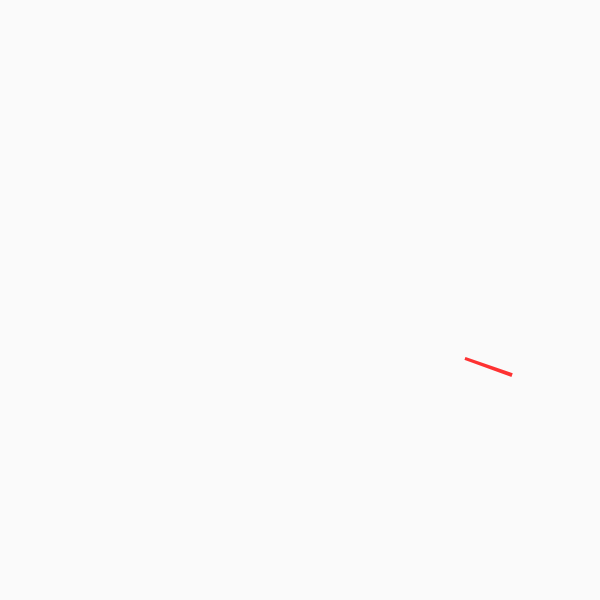
Frame 1 (no input)
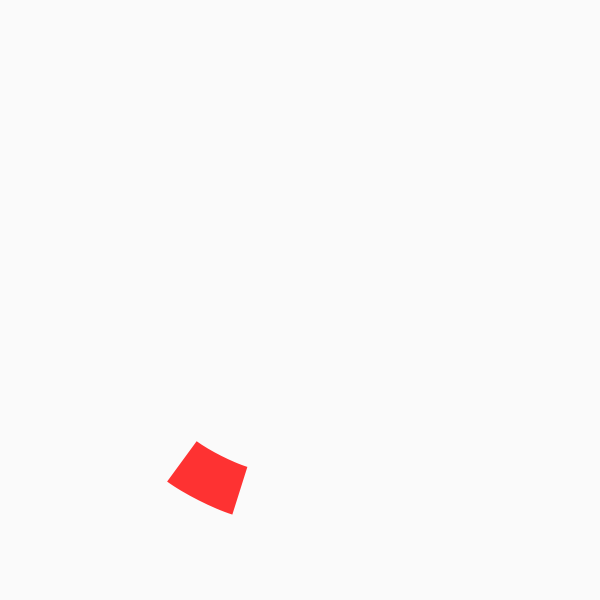
Frame 60 (the mouse pressed at the canvas centre just before this capture)
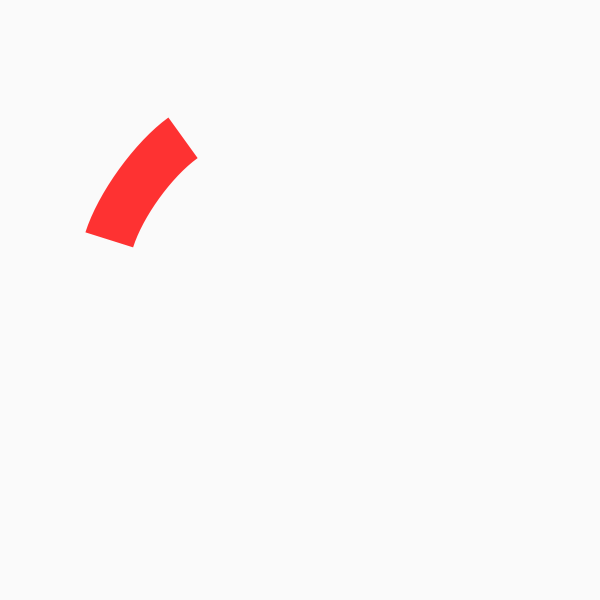
Frame 120 (the mouse held since frame 60 and released just before this capture)

The Processing sketch that drew these frames (run headless with seeded random() and noise(); from frame 60 on, the mouse is pressed at the canvas centre):

// Processing sketch: lines_bezier_arcs
// ── lines_bezier_arcs.pde
// Cubic bezier curves
//
// http://hansmuller-flex.blogspot.co.uk/2011/04/approximating-circular-arc-with-cubic.html
// http://hansmuller-flex.blogspot.co.uk/2011/10/more-about-approximating-circular-arcs.html
// http://ciechanowski.me/blog/2014/02/18/drawing-bezier-curves/

float EPSILON = 0.000001;  // Roughly 1/1000th of a degree, see below
float MAGIC_K = 0.5522847498;

class Curve {
  public float x1;
  public float y1;
  public float x2;
  public float y2;
  public float x3;
  public float y3;
  public float x4;
  public float y4;

  Curve (float _x1, float _y1, float _x2, float _y2, float _x3, float _y3,
         float _x4, float _y4) {
    x1 = _x1;
    y1 = _y1;
    x2 = _x2;
    y2 = _y2;
    x3 = _x3;
    y3 = _y3;
    x4 = _x4;
    y4 = _y4;
  }
}

Curve createSmallArc(float r, float a1, float a2) {
  // Compute all four points for an arc that subtends the same total angle
  // but is centered on the X-axis
  float a = (a2 - a1) / 2.0;
  float f = MAGIC_K * tan(a);

  float x4 = r * cos(a);
  float y4 = r * sin(a);
  float x1 = x4;
  float y1 = -y4;

  float x2 = x1 + f * y4;
  float y2 = y1 + f * x4;
  float x3 = x2;
  float y3 = -y2;

  // Find the arc points actual locations by computing x1, y1 and x4, y4
  // and rotating the control points by a + a1
  float ar = a + a1;
  float cosAr = cos(ar);
  float sinAr = sin(ar);

  return new Curve(
    r * cos(a1),
    r * sin(a1),
    x2 * cosAr - y2 * sinAr,
    x2 * sinAr + y2 * cosAr,
    x3 * cosAr - y3 * sinAr,
    x3 * sinAr + y3 * cosAr,
    r * cos(a2),
    r * sin(a2)
  );
}

ArrayList<Curve> createArc(float radius, float startAngle, float endAngle) {
  if (startAngle > endAngle) {
    float temp = startAngle;
    startAngle = endAngle;
    endAngle = temp;
  }

  // normalize startAngle, endAngle to [-2PI, 2PI]
  float sa = startAngle;
  float ea = endAngle;
  // float sa = startAngle % TWO_PI;
  // float ea = endAngle % TWO_PI;

  float totalAngle = min(TWO_PI, abs(ea - sa));
  if (totalAngle == 0 && endAngle > startAngle) {
    // Handle the case of exact circle
    totalAngle = TWO_PI;
  }

  // Compute the sequence of arc curves, up to PI/2 at a time. Total arc angle
  // is less than 2PI.
  float piOverTwo = PI / 2.0;
  float a1 = sa;
  float sgn = (sa < ea) ? 1 : -1;

  ArrayList<Curve> curves = new ArrayList<Curve>();
  while (totalAngle > EPSILON) {
   float a2 = a1 + sgn * min(totalAngle, piOverTwo);
   curves.add(createSmallArc(radius, a1, a2));
   totalAngle -= Math.abs(a2 - a1);
   a1 = a2;
  }

  return curves;
}

PVector getPointFromAngle(float radius, float angle) {
  PVector p = new PVector();
  p.x = radius * cos(angle);
  p.y = radius * sin(angle);
  return p;
}

class ArcSegment {
  ArrayList<Curve> inner;
  ArrayList<Curve> outer;

  void update (float radius, float size, float startAngle, float endAngle) {
    float h = size / 2;
    inner = createArc(radius - h, startAngle, endAngle);
    outer = createArc(radius + h, startAngle, endAngle);
  }

  void draw () {
    if (inner.size() == 0 && outer.size() == 0) {
      // Handle the case where start angle and end angle were exactly the same
      return;
    }

    beginShape();

    vertex(inner.get(0).x1, inner.get(0).y1);
    for (Curve c : outer) {
      vertex(c.x1, c.y1);
      bezierVertex(c.x2, c.y2, c.x3, c.y3, c.x4, c.y4);
    }

    for (int i = inner.size() - 1; i != -1; --i) {
      Curve c = inner.get(i);
      vertex(c.x4, c.y4);
      bezierVertex(c.x3, c.y3, c.x2, c.y2, c.x1, c.y1);
    }

    endShape();
  }
}

ArcSegment segment;
float START_ANGLE = radians(19);
float END_ANGLE = radians(20);
float RING_SIZE = 50;
float RADIUS_SIZE = 200;
float RAD_STEP = 0;
float RING_STEP = 0;

void setup() {
  size(600, 600);
  surface.setTitle("Bezier circular arcs");
  segment = new ArcSegment();
}

void draw() {
  background(250);
  // grid(6);

  pushMatrix();
  translate(width / 2, height / 2);

  /*
  // Draw the inner arc for testing
  stroke(50);
  noFill();
  arc(0, 0, 100, 100, START_ANGLE, END_ANGLE);

  // Draw the pie segment
  stroke(90);
  PVector s = getPointFromAngle(300, START_ANGLE);
  PVector e = getPointFromAngle(300, END_ANGLE);
  line(0, 0, s.x, s.y);
  line(0, 0, e.x, e.y);

  // Draw the background circle
  noFill();
  stroke(55);
  strokeWeight(1);
  ellipse(0, 0, 400, 400);
  noStroke();
  fill(55);
  ellipse(0, 0, 5, 5);
  */

  // Draw the donut arc
  stroke(0, 0, 255);
  strokeWeight(1);
  noStroke();
  fill(color(255, 0, 0, 255 * 0.8));
  segment.update(RADIUS_SIZE, RING_SIZE, START_ANGLE, END_ANGLE);
  segment.draw();
  popMatrix();

  START_ANGLE += radians(1.5);
  END_ANGLE += radians(1.8);
  //println(degrees(START_ANGLE) + " " + degrees(END_ANGLE));
  //RADIUS_SIZE = noise(RAD_STEP) * 200;
  //RING_SIZE = noise(RING_STEP) * 100;
  //RAD_STEP += 0.02;
  //RING_STEP += 0.01;
}

// Draws the background line grid
void grid (int num) {
  stroke(240);
  strokeWeight(1);
  float interval = width / (float) num;
  for (int i = 1; i < num; ++i) {
    line(i * interval, 0, i * interval, height);
    line(0, i * interval, width, i * interval);
  }
}
